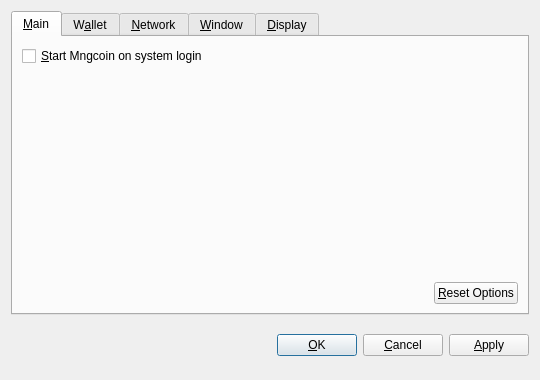
<?xml version="1.0" encoding="UTF-8"?>
<ui version="4.0">
 <class>OptionsDialog</class>
 <widget class="QDialog" name="OptionsDialog">
  <property name="geometry">
   <rect>
    <x>0</x>
    <y>0</y>
    <width>540</width>
    <height>380</height>
   </rect>
  </property>
  <property name="windowTitle">
   <string>Options</string>
  </property>
  <property name="modal">
   <bool>true</bool>
  </property>
  <layout class="QVBoxLayout" name="verticalLayout">
   <item>
    <widget class="QTabWidget" name="tabWidget">
     <property name="tabPosition">
      <enum>QTabWidget::North</enum>
     </property>
     <property name="currentIndex">
      <number>0</number>
     </property>
     <widget class="QWidget" name="tabMain">
      <attribute name="title">
       <string>&amp;Main</string>
      </attribute>
      <layout class="QVBoxLayout" name="verticalLayout_Main">
       <item>
        <widget class="QCheckBox" name="bitcoinAtStartup">
         <property name="toolTip">
          <string>Automatically start Mngcoin after logging in to the system.</string>
         </property>
         <property name="text">
          <string>&amp;Start Mngcoin on system login</string>
         </property>
        </widget>
       </item>
       <item>
        <spacer name="verticalSpacer_Main">
         <property name="orientation">
          <enum>Qt::Vertical</enum>
         </property>
         <property name="sizeHint" stdset="0">
          <size>
           <width>20</width>
           <height>40</height>
          </size>
         </property>
        </spacer>
       </item>
       <item>
        <layout class="QHBoxLayout" name="horizontalLayout_2_Main">
         <item>
          <spacer name="horizontalSpacer_2_Main">
           <property name="orientation">
            <enum>Qt::Horizontal</enum>
           </property>
           <property name="sizeHint" stdset="0">
            <size>
             <width>40</width>
             <height>20</height>
            </size>
           </property>
          </spacer>
         </item>
         <item>
          <widget class="QPushButton" name="resetButton">
           <property name="toolTip">
            <string>Reset all client options to default.</string>
           </property>
           <property name="text">
            <string>&amp;Reset Options</string>
           </property>
           <property name="autoDefault">
            <bool>false</bool>
           </property>
          </widget>
         </item>
        </layout>
       </item>
      </layout>
     </widget>
     <widget class="QWidget" name="tabWallet">
      <attribute name="title">
       <string>W&amp;allet</string>
      </attribute>
      <layout class="QVBoxLayout" name="verticalLayout_Network">
       <item>
        <widget class="QLabel" name="transactionFeeInfoLabel">
         <property name="text">
          <string>Optional transaction fee per kB that helps make sure your transactions are processed quickly. Most transactions are 1 kB.</string>
         </property>
         <property name="textFormat">
          <enum>Qt::PlainText</enum>
         </property>
         <property name="wordWrap">
          <bool>true</bool>
         </property>
        </widget>
       </item>
       <item>
        <layout class="QHBoxLayout" name="horizontalLayout_1_Main">
         <item>
          <widget class="QLabel" name="transactionFeeLabel">
           <property name="text">
            <string>Pay transaction &amp;fee</string>
           </property>
           <property name="textFormat">
            <enum>Qt::PlainText</enum>
           </property>
           <property name="buddy">
            <cstring>transactionFee</cstring>
           </property>
          </widget>
         </item>
         <item>
          <widget class="BitcoinAmountField" name="transactionFee"/>
         </item>
         <item>
          <spacer name="horizontalSpacer_1_Main">
           <property name="orientation">
            <enum>Qt::Horizontal</enum>
           </property>
           <property name="sizeHint" stdset="0">
            <size>
             <width>40</width>
             <height>20</height>
            </size>
           </property>
          </spacer>
         </item>
        </layout>
       </item>
       <item>
        <widget class="QLabel" name="label">
         <property name="text">
          <string>If you disable the spending of unconfirmed change, the change from a transaction cannot be used until that transaction has at least one confirmation. This also affects how your balance is computed.</string>
         </property>
         <property name="wordWrap">
          <bool>true</bool>
         </property>
        </widget>
       </item>
       <item>
        <widget class="QCheckBox" name="spendZeroConfChange">
         <property name="text">
          <string>Spend unconfirmed change  (experts only)</string>
         </property>
        </widget>
       </item>
       <item>
        <spacer name="verticalSpacer">
         <property name="orientation">
          <enum>Qt::Vertical</enum>
         </property>
         <property name="sizeHint" stdset="0">
          <size>
           <width>20</width>
           <height>40</height>
          </size>
         </property>
        </spacer>
       </item>
      </layout>
     </widget>
     <widget class="QWidget" name="tabNetwork">
      <attribute name="title">
       <string>&amp;Network</string>
      </attribute>
      <layout class="QVBoxLayout" name="verticalLayout_Network">
       <item>
        <widget class="QCheckBox" name="mapPortUpnp">
         <property name="toolTip">
          <string>Automatically open the Mngcoin client port on the router. This only works when your router supports UPnP and it is enabled.</string>
         </property>
         <property name="text">
          <string>Map port using &amp;UPnP</string>
         </property>
        </widget>
       </item>
       <item>
        <widget class="QCheckBox" name="connectSocks">
         <property name="toolTip">
          <string>Connect to the Mngcoin network through a SOCKS proxy (e.g. when connecting through Tor).</string>
         </property>
         <property name="text">
          <string>&amp;Connect through SOCKS proxy:</string>
         </property>
        </widget>
       </item>
       <item>
        <layout class="QHBoxLayout" name="horizontalLayout_Network">
         <item>
          <widget class="QLabel" name="proxyIpLabel">
           <property name="text">
            <string>Proxy &amp;IP:</string>
           </property>
           <property name="textFormat">
            <enum>Qt::PlainText</enum>
           </property>
           <property name="buddy">
            <cstring>proxyIp</cstring>
           </property>
          </widget>
         </item>
         <item>
          <widget class="QValidatedLineEdit" name="proxyIp">
           <property name="maximumSize">
            <size>
             <width>140</width>
             <height>16777215</height>
            </size>
           </property>
           <property name="toolTip">
            <string>IP address of the proxy (e.g. 127.0.0.1)</string>
           </property>
          </widget>
         </item>
         <item>
          <widget class="QLabel" name="proxyPortLabel">
           <property name="text">
            <string>&amp;Port:</string>
           </property>
           <property name="textFormat">
            <enum>Qt::PlainText</enum>
           </property>
           <property name="buddy">
            <cstring>proxyPort</cstring>
           </property>
          </widget>
         </item>
         <item>
          <widget class="QLineEdit" name="proxyPort">
           <property name="maximumSize">
            <size>
             <width>55</width>
             <height>16777215</height>
            </size>
           </property>
           <property name="toolTip">
            <string>Port of the proxy (e.g. 9050)</string>
           </property>
          </widget>
         </item>
         <item>
          <widget class="QLabel" name="socksVersionLabel">
           <property name="text">
            <string>SOCKS &amp;Version:</string>
           </property>
           <property name="textFormat">
            <enum>Qt::PlainText</enum>
           </property>
           <property name="buddy">
            <cstring>socksVersion</cstring>
           </property>
          </widget>
         </item>
         <item>
          <widget class="QValueComboBox" name="socksVersion">
           <property name="toolTip">
            <string>SOCKS version of the proxy (e.g. 5)</string>
           </property>
          </widget>
         </item>
         <item>
          <spacer name="horizontalSpacer_Network">
           <property name="orientation">
            <enum>Qt::Horizontal</enum>
           </property>
           <property name="sizeHint" stdset="0">
            <size>
             <width>40</width>
             <height>20</height>
            </size>
           </property>
          </spacer>
         </item>
        </layout>
       </item>
       <item>
        <spacer name="verticalSpacer_Network">
         <property name="orientation">
          <enum>Qt::Vertical</enum>
         </property>
         <property name="sizeHint" stdset="0">
          <size>
           <width>20</width>
           <height>40</height>
          </size>
         </property>
        </spacer>
       </item>
      </layout>
     </widget>
     <widget class="QWidget" name="tabWindow">
      <attribute name="title">
       <string>&amp;Window</string>
      </attribute>
      <layout class="QVBoxLayout" name="verticalLayout_Window">
       <item>
        <widget class="QCheckBox" name="minimizeToTray">
         <property name="toolTip">
          <string>Show only a tray icon after minimizing the window.</string>
         </property>
         <property name="text">
          <string>&amp;Minimize to the tray instead of the taskbar</string>
         </property>
        </widget>
       </item>
       <item>
        <widget class="QCheckBox" name="minimizeOnClose">
         <property name="toolTip">
          <string>Minimize instead of exit the application when the window is closed. When this option is enabled, the application will be closed only after selecting Quit in the menu.</string>
         </property>
         <property name="text">
          <string>M&amp;inimize on close</string>
         </property>
        </widget>
       </item>
       <item>
        <spacer name="verticalSpacer_Window">
         <property name="orientation">
          <enum>Qt::Vertical</enum>
         </property>
         <property name="sizeHint" stdset="0">
          <size>
           <width>20</width>
           <height>40</height>
          </size>
         </property>
        </spacer>
       </item>
      </layout>
     </widget>
     <widget class="QWidget" name="tabDisplay">
      <attribute name="title">
       <string>&amp;Display</string>
      </attribute>
      <layout class="QVBoxLayout" name="verticalLayout_Display">
       <item>
        <layout class="QHBoxLayout" name="horizontalLayout_1_Display">
         <item>
          <widget class="QLabel" name="langLabel">
           <property name="text">
            <string>User Interface &amp;language:</string>
           </property>
           <property name="textFormat">
            <enum>Qt::PlainText</enum>
           </property>
           <property name="buddy">
            <cstring>lang</cstring>
           </property>
          </widget>
         </item>
         <item>
          <widget class="QValueComboBox" name="lang">
           <property name="toolTip">
            <string>The user interface language can be set here. This setting will take effect after restarting Mngcoin.</string>
           </property>
          </widget>
         </item>
        </layout>
       </item>
       <item>
        <layout class="QHBoxLayout" name="horizontalLayout_2_Display">
         <item>
          <widget class="QLabel" name="unitLabel">
           <property name="text">
            <string>&amp;Unit to show amounts in:</string>
           </property>
           <property name="textFormat">
            <enum>Qt::PlainText</enum>
           </property>
           <property name="buddy">
            <cstring>unit</cstring>
           </property>
          </widget>
         </item>
         <item>
          <widget class="QValueComboBox" name="unit">
           <property name="toolTip">
            <string>Choose the default subdivision unit to show in the interface and when sending coins.</string>
           </property>
          </widget>
         </item>
        </layout>
       </item>
       <item>
        <widget class="QCheckBox" name="displayAddresses">
         <property name="toolTip">
          <string>Whether to show Mngcoin addresses in the transaction list or not.</string>
         </property>
         <property name="text">
          <string>&amp;Display addresses in transaction list</string>
         </property>
        </widget>
       </item>
       <item>
        <widget class="QCheckBox" name="coinControlFeatures">
         <property name="toolTip">
          <string>Whether to show coin control features or not.</string>
         </property>
         <property name="text">
          <string>Display coin &amp;control features (experts only!)</string>
         </property>
        </widget>
       </item>
       <item>
        <spacer name="verticalSpacer_Display">
         <property name="orientation">
          <enum>Qt::Vertical</enum>
         </property>
         <property name="sizeHint" stdset="0">
          <size>
           <width>20</width>
           <height>40</height>
          </size>
         </property>
        </spacer>
       </item>
      </layout>
     </widget>
    </widget>
   </item>
   <item>
    <layout class="QHBoxLayout" name="horizontalLayout_Buttons">
     <item>
      <spacer name="horizontalSpacer_1">
       <property name="orientation">
        <enum>Qt::Horizontal</enum>
       </property>
       <property name="sizeHint" stdset="0">
        <size>
         <width>40</width>
         <height>48</height>
        </size>
       </property>
      </spacer>
     </item>
     <item>
      <widget class="QLabel" name="statusLabel">
       <property name="font">
        <font>
         <weight>75</weight>
         <bold>true</bold>
        </font>
       </property>
       <property name="text">
        <string/>
       </property>
       <property name="textFormat">
        <enum>Qt::PlainText</enum>
       </property>
       <property name="wordWrap">
        <bool>true</bool>
       </property>
      </widget>
     </item>
     <item>
      <spacer name="horizontalSpacer_2">
       <property name="orientation">
        <enum>Qt::Horizontal</enum>
       </property>
       <property name="sizeHint" stdset="0">
        <size>
         <width>40</width>
         <height>48</height>
        </size>
       </property>
      </spacer>
     </item>
     <item>
      <widget class="QPushButton" name="okButton">
       <property name="text">
        <string>&amp;OK</string>
       </property>
      </widget>
     </item>
     <item>
      <widget class="QPushButton" name="cancelButton">
       <property name="text">
        <string>&amp;Cancel</string>
       </property>
       <property name="autoDefault">
        <bool>false</bool>
       </property>
      </widget>
     </item>
     <item>
      <widget class="QPushButton" name="applyButton">
       <property name="text">
        <string>&amp;Apply</string>
       </property>
       <property name="autoDefault">
        <bool>false</bool>
       </property>
      </widget>
     </item>
    </layout>
   </item>
  </layout>
 </widget>
 <customwidgets>
  <customwidget>
   <class>BitcoinAmountField</class>
   <extends>QSpinBox</extends>
   <header>bitcoinamountfield.h</header>
  </customwidget>
  <customwidget>
   <class>QValueComboBox</class>
   <extends>QComboBox</extends>
   <header>qvaluecombobox.h</header>
  </customwidget>
  <customwidget>
   <class>QValidatedLineEdit</class>
   <extends>QLineEdit</extends>
   <header>qvalidatedlineedit.h</header>
  </customwidget>
 </customwidgets>
 <resources/>
 <connections/>
</ui>
